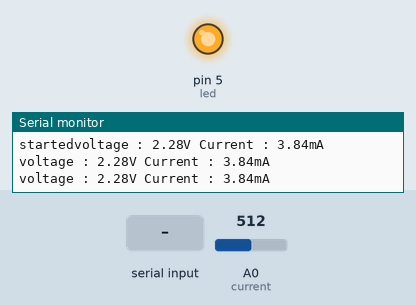
Recording of a sketch running on a simulated Arduino Uno, built with avr-gcc and run on an emulated ATmega328P. On the bench: output pins drawn as LEDs (lit = HIGH), the last lines printed to the serial monitor. The inputs (shaded band) are chosen by the test bench; at power-on: A0 (current) = 512.

Above: at 1.2 s.
1.3 s: "s" received over Serial
At 2.0 s:
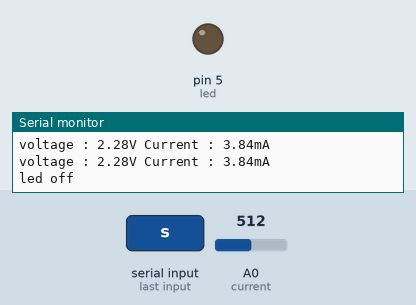
3.0 s: "a" received over Serial
At 3.3 s:
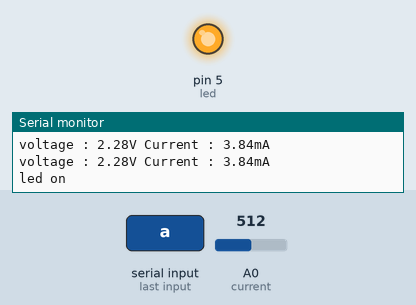
Timing chart, 0 to 6.0 s (numbered marks = the images above; inputs shaded):
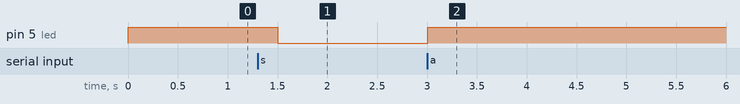

The sketch:

current_sensor_DC.ino
```cpp
int led = 5;
int current = A0;
float current_val = 0.0;
float voltage_val = 0.0;
float VREF = 4.56;
void setup()
{
  Serial.begin(9600);
  Serial.write("started");
  pinMode(led,OUTPUT);
  pinMode(current,INPUT);
  digitalWrite(led,HIGH);
}

void loop()
{
  float adc_cnt = (float)analogRead(current);
  voltage_val = adc_cnt * VREF /1023.0;
  current_val = voltage_val / ( 1.8 * 0.33);
  Serial.print("voltage : ");
  Serial.print(voltage_val);
  Serial.print("V Current : ");
  Serial.print(current_val);
  Serial.println("mA");
  if (Serial.available() > 0)
  {
    char rec_data = Serial.read();
    if(rec_data == 'a')
    {
      digitalWrite(led,HIGH);
      Serial.println("led on");
    }
    else if(rec_data == 's')
    {
      digitalWrite(led,LOW);
      Serial.println("led off");
    }
  }
  delay(500);
}
```

Measured:
- after the input at 1.3 s, pin 5 (led): HIGH → LOW after 0.20 s
- after the input at 3.0 s, pin 5 (led): LOW → HIGH at once
